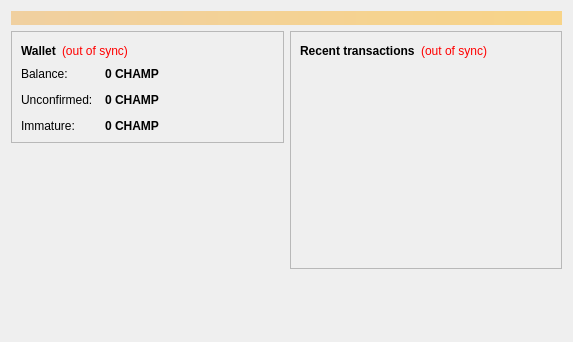
<?xml version="1.0" encoding="UTF-8"?>
<ui version="4.0">
 <class>OverviewPage</class>
 <widget class="QWidget" name="OverviewPage">
  <property name="geometry">
   <rect>
    <x>0</x>
    <y>0</y>
    <width>573</width>
    <height>342</height>
   </rect>
  </property>
  <property name="windowTitle">
   <string>Form</string>
  </property>
  <layout class="QVBoxLayout" name="topLayout">
   <item>
    <widget class="QLabel" name="labelAlerts">
     <property name="visible">
      <bool>false</bool>
     </property>
     <property name="styleSheet">
      <string notr="true">background-color: qlineargradient(x1: 0, y1: 0, x2: 1, y2: 0, stop:0 #F0D0A0, stop:1 #F8D488); color:#000000;</string>
     </property>
     <property name="wordWrap">
      <bool>true</bool>
     </property>
     <property name="margin">
      <number>3</number>
     </property>
    </widget>
   </item>
   <item>
    <layout class="QHBoxLayout" name="horizontalLayout" stretch="1,1">
     <item>
      <layout class="QVBoxLayout" name="verticalLayout_2">
       <item>
        <widget class="QFrame" name="frame">
         <property name="frameShape">
          <enum>QFrame::StyledPanel</enum>
         </property>
         <property name="frameShadow">
          <enum>QFrame::Raised</enum>
         </property>
         <layout class="QVBoxLayout" name="verticalLayout_4">
          <item>
           <layout class="QHBoxLayout" name="horizontalLayout_4">
            <item>
             <widget class="QLabel" name="label_5">
              <property name="font">
               <font>
                <weight>75</weight>
                <bold>true</bold>
               </font>
              </property>
              <property name="text">
               <string>Wallet</string>
              </property>
             </widget>
            </item>
            <item>
             <widget class="QLabel" name="labelWalletStatus">
              <property name="toolTip">
               <string>The displayed information may be out of date. Your wallet automatically synchronizes with the Champcoin network after a connection is established, but this process has not completed yet.</string>
              </property>
              <property name="styleSheet">
               <string notr="true">QLabel { color: red; }</string>
              </property>
              <property name="text">
               <string notr="true">(out of sync)</string>
              </property>
              <property name="alignment">
               <set>Qt::AlignLeading|Qt::AlignLeft|Qt::AlignVCenter</set>
              </property>
             </widget>
            </item>
            <item>
             <spacer name="horizontalSpacer_2">
              <property name="orientation">
               <enum>Qt::Horizontal</enum>
              </property>
              <property name="sizeHint" stdset="0">
               <size>
                <width>40</width>
                <height>20</height>
               </size>
              </property>
             </spacer>
            </item>
           </layout>
          </item>
          <item>
           <layout class="QFormLayout" name="formLayout_2">
            <property name="fieldGrowthPolicy">
             <enum>QFormLayout::AllNonFixedFieldsGrow</enum>
            </property>
            <property name="horizontalSpacing">
             <number>12</number>
            </property>
            <property name="verticalSpacing">
             <number>12</number>
            </property>
            <item row="0" column="0">
             <widget class="QLabel" name="label">
              <property name="text">
               <string>Balance:</string>
              </property>
             </widget>
            </item>
            <item row="0" column="1">
             <widget class="QLabel" name="labelBalance">
              <property name="font">
               <font>
                <weight>75</weight>
                <bold>true</bold>
               </font>
              </property>
              <property name="cursor">
               <cursorShape>IBeamCursor</cursorShape>
              </property>
              <property name="toolTip">
               <string>Your current balance</string>
              </property>
              <property name="text">
               <string notr="true">0 CHAMP</string>
              </property>
              <property name="textInteractionFlags">
               <set>Qt::LinksAccessibleByMouse|Qt::TextSelectableByKeyboard|Qt::TextSelectableByMouse</set>
              </property>
             </widget>
            </item>
            <item row="1" column="0">
             <widget class="QLabel" name="label_3">
              <property name="text">
               <string>Unconfirmed:</string>
              </property>
             </widget>
            </item>
            <item row="1" column="1">
             <widget class="QLabel" name="labelUnconfirmed">
              <property name="font">
               <font>
                <weight>75</weight>
                <bold>true</bold>
               </font>
              </property>
              <property name="cursor">
               <cursorShape>IBeamCursor</cursorShape>
              </property>
              <property name="toolTip">
               <string>Total of transactions that have yet to be confirmed, and do not yet count toward the current balance</string>
              </property>
              <property name="text">
               <string notr="true">0 CHAMP</string>
              </property>
              <property name="textInteractionFlags">
               <set>Qt::LinksAccessibleByMouse|Qt::TextSelectableByKeyboard|Qt::TextSelectableByMouse</set>
              </property>
             </widget>
            </item>
            <item row="2" column="0">
             <widget class="QLabel" name="labelImmatureText">
              <property name="text">
               <string>Immature:</string>
              </property>
             </widget>
            </item>
            <item row="2" column="1">
             <widget class="QLabel" name="labelImmature">
              <property name="font">
               <font>
                <weight>75</weight>
                <bold>true</bold>
               </font>
              </property>
              <property name="toolTip">
               <string>Mined balance that has not yet matured</string>
              </property>
              <property name="text">
               <string notr="true">0 CHAMP</string>
              </property>
              <property name="textInteractionFlags">
               <set>Qt::LinksAccessibleByMouse|Qt::TextSelectableByKeyboard|Qt::TextSelectableByMouse</set>
              </property>
             </widget>
            </item>
           </layout>
          </item>
         </layout>
        </widget>
       </item>
	   <item>
        <widget class="QLabel" name="label_wallet_bgcoin">
         <property name="text">
          <string/>
         </property>
         <property name="pixmap">
          <pixmap resource="../bitcoin.qrc">:/images/wallet_bgcoin</pixmap>
         </property>
         <property name="scaledContents">
          <bool>false</bool>
         </property>
         <property name="alignment">
          <set>Qt::AlignCenter</set>
         </property>
         <property name="margin">
          <number>70</number>
         </property>
        </widget>
       </item>
       <item>
        <spacer name="verticalSpacer">
         <property name="orientation">
          <enum>Qt::Vertical</enum>
         </property>
         <property name="sizeHint" stdset="0">
          <size>
           <width>20</width>
           <height>40</height>
          </size>
         </property>
        </spacer>
       </item>
      </layout>
     </item>
     <item>
      <layout class="QVBoxLayout" name="verticalLayout_3">
       <item>
        <widget class="QFrame" name="frame_2">
         <property name="frameShape">
          <enum>QFrame::StyledPanel</enum>
         </property>
         <property name="frameShadow">
          <enum>QFrame::Raised</enum>
         </property>
         <layout class="QVBoxLayout" name="verticalLayout">
          <item>
           <layout class="QHBoxLayout" name="horizontalLayout_2">
            <item>
             <widget class="QLabel" name="label_4">
              <property name="text">
               <string>&lt;b&gt;Recent transactions&lt;/b&gt;</string>
              </property>
             </widget>
            </item>
            <item>
             <widget class="QLabel" name="labelTransactionsStatus">
              <property name="toolTip">
               <string>The displayed information may be out of date. Your wallet automatically synchronizes with the Champcoin network after a connection is established, but this process has not completed yet.</string>
              </property>
              <property name="styleSheet">
               <string notr="true">QLabel { color: red; }</string>
              </property>
              <property name="text">
               <string notr="true">(out of sync)</string>
              </property>
              <property name="alignment">
               <set>Qt::AlignRight|Qt::AlignTrailing|Qt::AlignVCenter</set>
              </property>
             </widget>
            </item>
            <item>
             <spacer name="horizontalSpacer">
              <property name="orientation">
               <enum>Qt::Horizontal</enum>
              </property>
              <property name="sizeHint" stdset="0">
               <size>
                <width>40</width>
                <height>20</height>
               </size>
              </property>
             </spacer>
            </item>
           </layout>
          </item>
          <item>
           <widget class="QListView" name="listTransactions">
            <property name="styleSheet">
             <string notr="true">QListView { background: transparent; }</string>
            </property>
            <property name="frameShape">
             <enum>QFrame::NoFrame</enum>
            </property>
            <property name="verticalScrollBarPolicy">
             <enum>Qt::ScrollBarAlwaysOff</enum>
            </property>
            <property name="horizontalScrollBarPolicy">
             <enum>Qt::ScrollBarAlwaysOff</enum>
            </property>
            <property name="selectionMode">
             <enum>QAbstractItemView::NoSelection</enum>
            </property>
           </widget>
          </item>
         </layout>
        </widget>
       </item>
       <item>
        <spacer name="verticalSpacer_2">
         <property name="orientation">
          <enum>Qt::Vertical</enum>
         </property>
         <property name="sizeHint" stdset="0">
          <size>
           <width>20</width>
           <height>40</height>
          </size>
         </property>
        </spacer>
       </item>
      </layout>
     </item>
    </layout>
   </item>
  </layout>
 </widget>
 <resources/>
 <connections/>
</ui>
